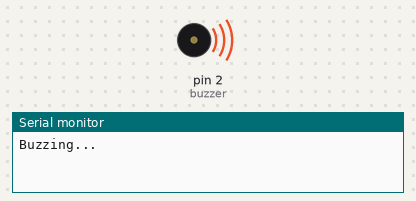
Simulated run of this sketch. Board: Arduino Uno, built with avr-gcc and run on an emulated ATmega328P. On the bench: buzzer (waves = sounding), the last lines printed to the serial monitor.

Above: at 1.0 s.
At 3.0 s:
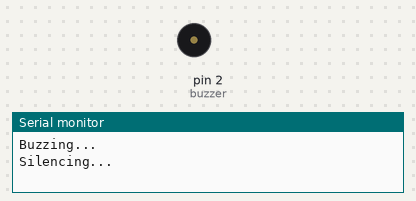
Timing chart, 0 to 5.2 s (numbered marks = the images above):
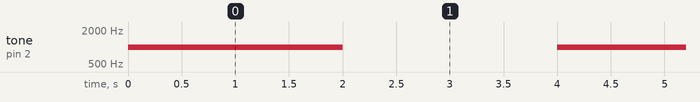

The sketch:

Buzzer.ino
```cpp
// #define buzzer 12
const int buzzer = 2;
void setup (){
    Serial.begin(115200);
    Serial.setTimeout(1);
    pinMode(buzzer, OUTPUT);
}
void loop () {
    tone(buzzer, 1000); // Send 1KHz sound signal...
    // analoglWrite(buzzer, HIGH);
    Serial.println("Buzzing...");
    delay(2000);        // ...for 1 sec
    noTone(buzzer);     // Stop sound...
    // digitalWrite(buzzer, LOW);
    Serial.println("Silencing...");
    delay(2000);        // ...for 1sec
}
```

Measured:
- by itself, tone on pin 2 (buzzer): alternates 1000 Hz for 2.0 s and silent for 2.0 s
